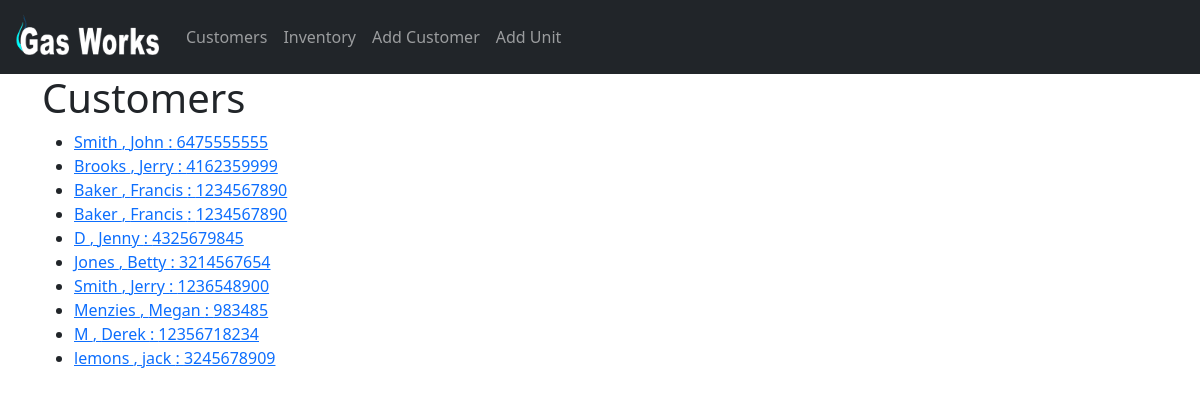
Page /customers on the committed database.
### service/models.py (models this page shows, shortened)
class Customer(models.Model):
    first_name = models.CharField(max_length=50)
    last_name = models.CharField(max_length=50)
    phone = models.CharField(max_length=12)
    company = models.CharField(max_length=50, null=True)

### service/views.py (the view)
# urls.py: path("customers", views.customers, name="customers"),
def customers(request):
    customers = Customer.objects.all()
    return render(request, "service/customers.html", {
        "customers": customers
    })

### service/templates/service/customers.html
{% extends "service/layout.html" %}
{% block body %}
    <h1>Customers</h1>
        <ul>
            {% for customer in customers %}
                <li>
                    <a href="{% url 'profile' customer.id %}">{{customer.last_name}} , {{customer.first_name}} : {{customer.phone}}</a>
                </li>
            {% endfor %}
        </ul>
{% endblock %}

### service/templates/service/layout.html (shortened to what this page needs)
<!DOCTYPE html>
<html lang="en">
    <head>
        <link href="https://cdn.jsdelivr.net/npm/bootstrap@5.3.2/dist/css/bootstrap.min.css" rel="stylesheet">
        {% load static %}
    </head>
    <body>
        <nav class="navbar navbar-expand-sm navbar-dark bg-dark">
            <div class="container-fluid">
                <a class="navbar-brand" href="{% url 'index' %}">
                    <img src="{% static "/service/gasworks.png" %}" alt="", width="150">
                </a>
                <div class="collapse navbar-collapse" id="navbarNav">
                    <ul class="navbar-nav">
                      <li class="nav-item">
                        <a class="nav-link" href="{% url 'customers' %}">Customers</a>
                      </li>
                      <li class="nav-item">
                        <a class="nav-link" href="{% url 'inventory' %}">Inventory</a>
                      </li>
                      <li class="nav-item">
                        <a class="nav-link" href="{% url 'add_customer' %}">Add Customer</a>
                      </li>
                      <li class="nav-item">
                        <a class="nav-link" href="{% url 'add_unit' %}">Add Unit</a>
                      </li>
                    </ul>
                  </div>
            </div>
        </nav>
        <main class="container-md">
            {% block body %}
            {% endblock %}
        </main>
    </body>
</html>

### rows in the picture
Customer: last_name "Smith", first_name "John", phone "6475555555"
Customer: last_name "Brooks", first_name "Jerry", phone "4162359999"
Customer: last_name "Baker", first_name "Francis", phone "1234567890"
Customer: last_name "Baker", first_name "Francis", phone "1234567890"
Customer: last_name "D", first_name "Jenny", phone "4325679845"
Customer: last_name "Jones", first_name "Betty", phone "3214567654"
Customer: last_name "Smith", first_name "Jerry", phone "1236548900"
Customer: last_name "Menzies", first_name "Megan", phone "983485"
Customer: last_name "M", first_name "Derek", phone "12356718234"
Customer: last_name "lemons", first_name "jack", phone "3245678909"
